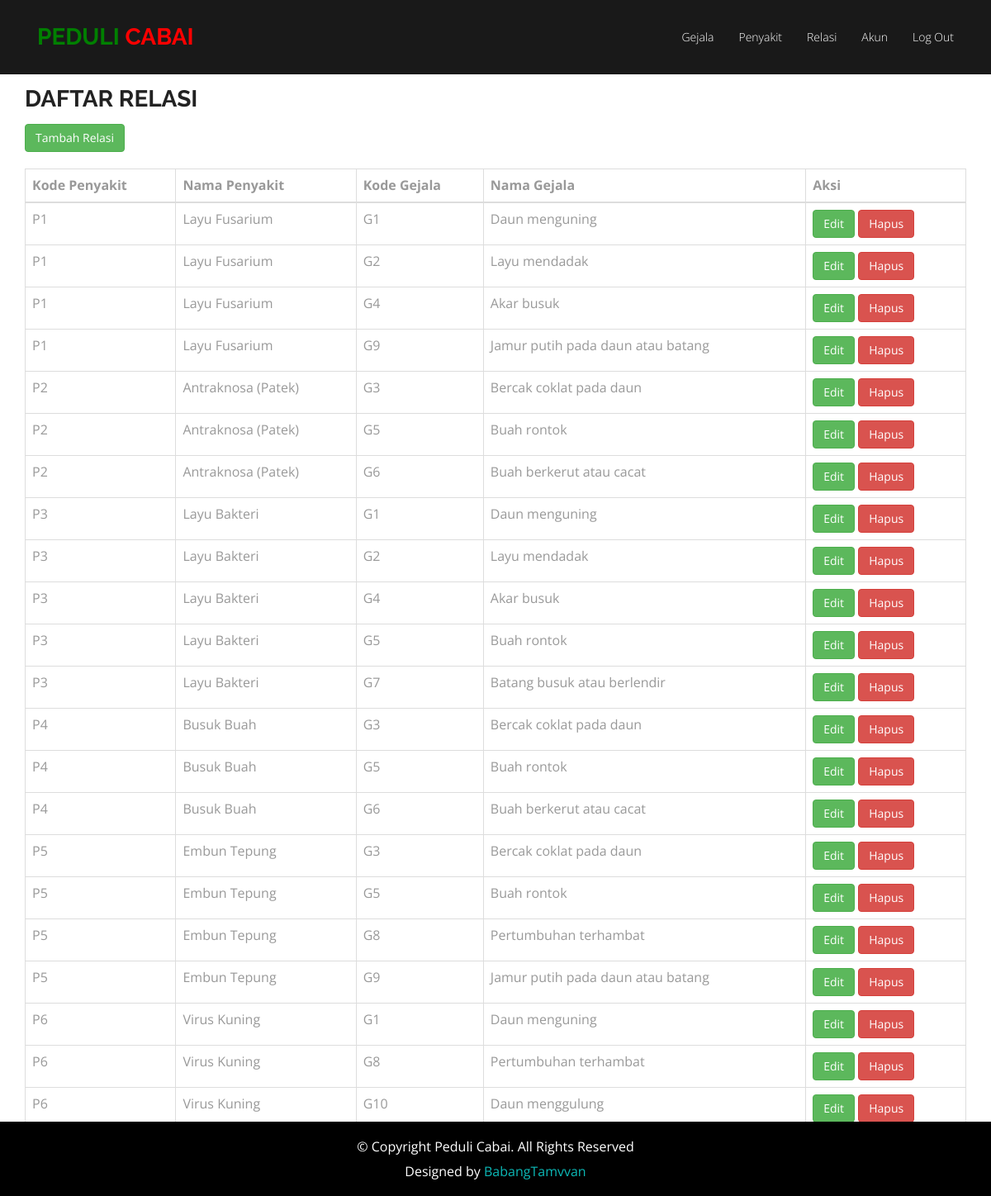
Screenshot of /relasi/relasi.php with the database file from the repository.
### tables this page shows
CREATE TABLE IF NOT EXISTS `relasi` (
  `id_relasi` int NOT NULL AUTO_INCREMENT,
  `id_penyakit` int DEFAULT NULL,
  `id_gejala` int DEFAULT NULL,
  PRIMARY KEY (`id_relasi`),
  KEY `fk_id_penyakit` (`id_penyakit`),
  KEY `fk_id_gejala` (`id_gejala`),
  CONSTRAINT `fk_id_gejala` FOREIGN KEY (`id_gejala`) REFERENCES `gejala` (`id_gejala`) ON DELETE CASCADE ON UPDATE CASCADE,
  CONSTRAINT `fk_id_penyakit` FOREIGN KEY (`id_penyakit`) REFERENCES `penyakit` (`id_penyakit`) ON DELETE CASCADE ON UPDATE CASCADE
);

CREATE TABLE IF NOT EXISTS `penyakit` (
  `id_penyakit` int NOT NULL AUTO_INCREMENT,
  `kode_penyakit` varchar(30) DEFAULT NULL,
  `nama_penyakit` varchar(200) DEFAULT NULL,
  `deskripsi` text,
  `solusi` text,
  PRIMARY KEY (`id_penyakit`)
);

CREATE TABLE IF NOT EXISTS `gejala` (
  `id_gejala` int NOT NULL AUTO_INCREMENT,
  `kode_gejala` varchar(30) DEFAULT NULL,
  `nama_gejala` varchar(200) DEFAULT NULL,
  `belief` float DEFAULT NULL,
  PRIMARY KEY (`id_gejala`)
);

### relasi/relasi.php (the view, shortened to what this page needs)
<?php
include("../partial/headerA.php");
$stmRelasi = $koneksi->query("
    SELECT r.id_relasi,r.id_penyakit, p.kode_penyakit, p.nama_penyakit, r.id_gejala, g.kode_gejala, g.nama_gejala
    FROM relasi r
    JOIN penyakit p ON r.id_penyakit = p.id_penyakit
    JOIN gejala g ON r.id_gejala = g.id_gejala
");
$dataRelasi = $stmRelasi->fetchAll(PDO::FETCH_OBJ); ?>
<section id="service" class="section-padding">
    <?php include("../partial/navAdmin.php"); ?>
    <div class="container" style="margin-top: 50px;">
        <h2 class="ser-title">Daftar Relasi</h2>
        <a class="btn btn-success" href="../relasi/tambahR.php" style="margin-top: 20px; margin-bottom: 20px;">Tambah Relasi</a>
        <table class="table table-bordered">
            <thead>
                <tr>
                    <th>Kode Penyakit</th>
                    <th>Nama Penyakit</th>
                    <th>Kode Gejala</th>
                    <th>Nama Gejala</th>
                    <th>Aksi</th>
                </tr>
            </thead>
            <tbody>
            <?php foreach($dataRelasi as $d):?>
                <tr>
                    <td><?=$d->kode_penyakit;?></td>
                    <td><?=$d->nama_penyakit;?></td>
                    <td><?=$d->kode_gejala;?></td>
                    <td><?=$d->nama_gejala;?></td>
                    <td>
                    <a href="../relasi/editR.php?id=<?=$d->id_relasi;?>" class="btn btn-success">Edit</a>
                    <a href="../relasi/hapusR.php?id=<?=$d->id_relasi;?>" class="btn btn-danger" onclick="return confirm('Apakah Anda yakin ingin menghapus data ini?')">Hapus</a>
                    </td>
                </tr>
                <?php endforeach;?>
            </tbody>
        </table>
    </div>
</section>
<?php include("../partial/footerA.php"); ?>

### css/style.css (style rules this page uses)
body { font-family: "Open Sans", sans-serif; line-height: 20px; color: #999999; font-size: 300; font-size: 16px; }
table { border-collapse: collapse; border-spacing: 0; }
h1, h2, h3, h4, h5, h6 { font-family: 'Raleway', sans-serif; font-weight: 600; color: #222222; }
a, a:hover, a:focus, a:active { outline: none; }
.section-padding { padding: 60px 0px; }
h2 { line-height: 20px; margin: 0; font-size: 28px; font-weight: 700; text-transform: uppercase; }
td { border: 0px solid #ededed; border-top: 1px solid rgba(216, 216, 216, 0.5); padding: 6px 10px 6px 0; }

### rows the page displays
relasi: id_penyakit.kode_penyakit "P1", id_penyakit.nama_penyakit "Layu Fusarium", id_gejala.kode_gejala "G1", id_gejala.nama_gejala "Daun menguning"
relasi: id_penyakit.kode_penyakit "P1", id_penyakit.nama_penyakit "Layu Fusarium", id_gejala.kode_gejala "G2", id_gejala.nama_gejala "Layu mendadak"
relasi: id_penyakit.kode_penyakit "P1", id_penyakit.nama_penyakit "Layu Fusarium", id_gejala.kode_gejala "G4", id_gejala.nama_gejala "Akar busuk"
relasi: id_penyakit.kode_penyakit "P1", id_penyakit.nama_penyakit "Layu Fusarium", id_gejala.kode_gejala "G9", id_gejala.nama_gejala "Jamur putih pada daun atau batang"
relasi: id_penyakit.kode_penyakit "P2", id_penyakit.nama_penyakit "Antraknosa (Patek)", id_gejala.kode_gejala "G3", id_gejala.nama_gejala "Bercak coklat pada daun"
relasi: id_penyakit.kode_penyakit "P2", id_penyakit.nama_penyakit "Antraknosa (Patek)", id_gejala.kode_gejala "G5", id_gejala.nama_gejala "Buah rontok"
relasi: id_penyakit.kode_penyakit "P2", id_penyakit.nama_penyakit "Antraknosa (Patek)", id_gejala.kode_gejala "G6", id_gejala.nama_gejala "Buah berkerut atau cacat"
relasi: id_penyakit.kode_penyakit "P3", id_penyakit.nama_penyakit "Layu Bakteri", id_gejala.kode_gejala "G1", id_gejala.nama_gejala "Daun menguning"
relasi: id_penyakit.kode_penyakit "P3", id_penyakit.nama_penyakit "Layu Bakteri", id_gejala.kode_gejala "G2", id_gejala.nama_gejala "Layu mendadak"
relasi: id_penyakit.kode_penyakit "P3", id_penyakit.nama_penyakit "Layu Bakteri", id_gejala.kode_gejala "G4", id_gejala.nama_gejala "Akar busuk"
relasi: id_penyakit.kode_penyakit "P3", id_penyakit.nama_penyakit "Layu Bakteri", id_gejala.kode_gejala "G5", id_gejala.nama_gejala "Buah rontok"
relasi: id_penyakit.kode_penyakit "P3", id_penyakit.nama_penyakit "Layu Bakteri", id_gejala.kode_gejala "G7", id_gejala.nama_gejala "Batang busuk atau berlendir"
relasi: id_penyakit.kode_penyakit "P4", id_penyakit.nama_penyakit "Busuk Buah", id_gejala.kode_gejala "G3", id_gejala.nama_gejala "Bercak coklat pada daun"
relasi: id_penyakit.kode_penyakit "P4", id_penyakit.nama_penyakit "Busuk Buah", id_gejala.kode_gejala "G5", id_gejala.nama_gejala "Buah rontok"
relasi: id_penyakit.kode_penyakit "P4", id_penyakit.nama_penyakit "Busuk Buah", id_gejala.kode_gejala "G6", id_gejala.nama_gejala "Buah berkerut atau cacat"
relasi: id_penyakit.kode_penyakit "P5", id_penyakit.nama_penyakit "Embun Tepung", id_gejala.kode_gejala "G3", id_gejala.nama_gejala "Bercak coklat pada daun"
relasi: id_penyakit.kode_penyakit "P5", id_penyakit.nama_penyakit "Embun Tepung", id_gejala.kode_gejala "G5", id_gejala.nama_gejala "Buah rontok"
relasi: id_penyakit.kode_penyakit "P5", id_penyakit.nama_penyakit "Embun Tepung", id_gejala.kode_gejala "G8", id_gejala.nama_gejala "Pertumbuhan terhambat"
relasi: id_penyakit.kode_penyakit "P5", id_penyakit.nama_penyakit "Embun Tepung", id_gejala.kode_gejala "G9", id_gejala.nama_gejala "Jamur putih pada daun atau batang"
relasi: id_penyakit.kode_penyakit "P6", id_penyakit.nama_penyakit "Virus Kuning", id_gejala.kode_gejala "G1", id_gejala.nama_gejala "Daun menguning"
relasi: id_penyakit.kode_penyakit "P6", id_penyakit.nama_penyakit "Virus Kuning", id_gejala.kode_gejala "G8", id_gejala.nama_gejala "Pertumbuhan terhambat"
relasi: id_penyakit.kode_penyakit "P6", id_penyakit.nama_penyakit "Virus Kuning", id_gejala.kode_gejala "G10", id_gejala.nama_gejala "Daun menggulung"
